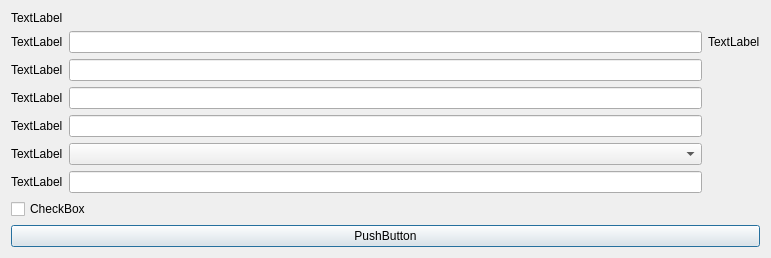
<?xml version="1.0" encoding="UTF-8"?>
<ui version="4.0">
 <class>dlgCliente</class>
 <widget class="QDialog" name="dlgCliente">
  <property name="geometry">
   <rect>
    <x>0</x>
    <y>0</y>
    <width>771</width>
    <height>244</height>
   </rect>
  </property>
  <property name="windowTitle">
   <string>Dialog</string>
  </property>
  <layout class="QHBoxLayout" name="horizontalLayout">
   <item>
    <layout class="QVBoxLayout" name="verticalLayout">
     <item>
      <widget class="QLabel" name="lblTitulo">
       <property name="text">
        <string>TextLabel</string>
       </property>
      </widget>
     </item>
     <item>
      <layout class="QGridLayout" name="gridLayout">
       <item row="5" column="0">
        <widget class="QLabel" name="lblCboFormaPago">
         <property name="text">
          <string>TextLabel</string>
         </property>
        </widget>
       </item>
       <item row="2" column="2">
        <widget class="QLineEdit" name="lineDomicilio"/>
       </item>
       <item row="5" column="2">
        <widget class="QComboBox" name="cboFormaPago"/>
       </item>
       <item row="6" column="0">
        <widget class="QLabel" name="lblCuotaTarjeta">
         <property name="text">
          <string>TextLabel</string>
         </property>
        </widget>
       </item>
       <item row="6" column="2">
        <widget class="QLineEdit" name="lineCuotaTarjeta"/>
       </item>
       <item row="3" column="0">
        <widget class="QLabel" name="lblSitFteIVA">
         <property name="text">
          <string>TextLabel</string>
         </property>
        </widget>
       </item>
       <item row="4" column="2">
        <widget class="QLineEdit" name="lineLimCredito"/>
       </item>
       <item row="0" column="2">
        <widget class="QLineEdit" name="vldCliente"/>
       </item>
       <item row="2" column="0">
        <widget class="QLabel" name="lblDomicilio">
         <property name="text">
          <string>TextLabel</string>
         </property>
        </widget>
       </item>
       <item row="3" column="2">
        <widget class="QLineEdit" name="lineSitFteIVA"/>
       </item>
       <item row="4" column="0">
        <widget class="QLabel" name="lblLimCred">
         <property name="text">
          <string>TextLabel</string>
         </property>
        </widget>
       </item>
       <item row="0" column="0">
        <widget class="QLabel" name="lblCliente">
         <property name="text">
          <string>TextLabel</string>
         </property>
        </widget>
       </item>
       <item row="0" column="3">
        <widget class="QLabel" name="lblNombreCli">
         <property name="text">
          <string>TextLabel</string>
         </property>
        </widget>
       </item>
      </layout>
     </item>
     <item>
      <widget class="QCheckBox" name="chkTicketFactura">
       <property name="text">
        <string>CheckBox</string>
       </property>
      </widget>
     </item>
     <item>
      <widget class="QPushButton" name="pushButtonAceptar">
       <property name="text">
        <string>PushButton</string>
       </property>
      </widget>
     </item>
    </layout>
   </item>
  </layout>
 </widget>
 <tabstops>
  <tabstop>vldCliente</tabstop>
  <tabstop>lineDomicilio</tabstop>
  <tabstop>lineSitFteIVA</tabstop>
  <tabstop>lineLimCredito</tabstop>
  <tabstop>cboFormaPago</tabstop>
  <tabstop>lineCuotaTarjeta</tabstop>
  <tabstop>chkTicketFactura</tabstop>
  <tabstop>pushButtonAceptar</tabstop>
 </tabstops>
 <resources/>
 <connections/>
</ui>
